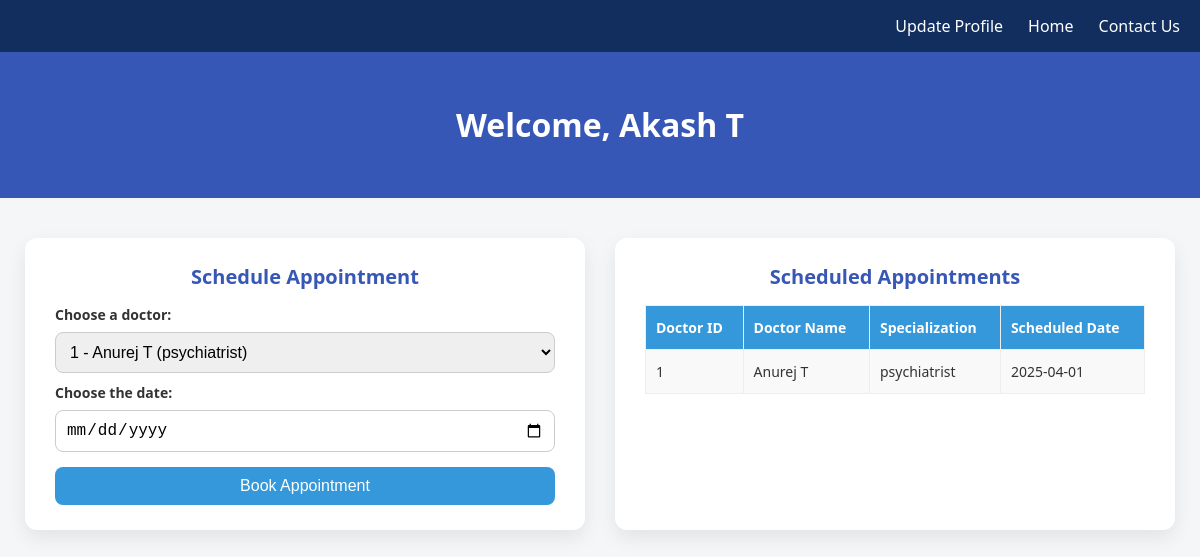
The page /patlogged (signed in) on the database its author committed.
### models.py (models this page shows)
class Patient(db.Model):
    id = db.Column(db.Integer, primary_key = True)
    full_name = db.Column(db.String())
    phone_no = db.Column(db.String(), unique = True, nullable = False)
    dob = db.Column(db.Date)
    address = db.Column(db.String())
    password = db.Column(db.String())
    is_approved = db.Column(db.Boolean(), default = False)
    appointments = db.relationship('Appointment', backref = 'patient')

class Appointment(db.Model):
    id = db.Column(db.Integer, primary_key = True)
    patient_id = db.Column(db.Integer, db.ForeignKey('patient.id'))
    doctor_id = db.Column(db.Integer, db.ForeignKey('doctor.id'))
    appointment_date = db.Column(db.Date)
    status = db.Column(db.String(), default = 'Pending')

class Doctor(db.Model):
    id = db.Column(db.Integer, primary_key = True)
    full_name = db.Column(db.String())
    phone_no = db.Column(db.String(), unique = True, nullable = False)
    dob = db.Column(db.Date)
    address = db.Column(db.String())
    password = db.Column(db.String())
    doct_id = db.Column(db.String(), unique = True)
    specialization = db.Column(db.String())
    is_approved = db.Column(db.Boolean, default = False)
    appointments = db.relationship('Appointment', backref='doctor')

### app.py (the view)
@app.route('/patlogged')
def patient_logged():
    if 'patient_id' not in session:
        return redirect('/logpat')
    patient_id = session['patient_id']
    patients = Patient.query.filter_by(id = patient_id).all()
    approved_doctors = Doctor.query.filter_by(is_approved = True).all()
    fixed_appointments = Appointment.query.filter_by(status = 'approved').all()
    return render_template(
        'patlogged.html',
        patients = patients,
        approved_doctors = approved_doctors,
        fixed_appointments = fixed_appointments
    )

### templates/patlogged.html (shortened to what this page needs)
<!DOCTYPE html>
<html lang="en">
<head>
</head>
<body>
    <nav>
        <div>
            <a href="/update_patient">Update Profile</a>
            <a href="/">Home</a>
            <a href="/contact_us">Contact Us</a>
        </div>
    </nav>
    <header>
        {% for patient in patients %}
        <h1>Welcome, {{ patient.full_name }}</h1>
        {% endfor %}
    </header>
    <div class="main-container">
        <div class="card">
            <h2>Schedule Appointment</h2>
            <form method="POST" action="/schedule_appointment">
                <label for="doctor_id">Choose a doctor:</label>
                <select name="doctor_id" id="doctor_id" required>
                    {% for doctor in approved_doctors %}
                        <option value="{{ doctor.id }}">{{ doctor.id }} - {{ doctor.full_name }} ({{ doctor.specialization }})</option>
                    {% endfor %}
                </select>
                <label for="appointment_date">Choose the date:</label>
                <input type="date" id="appointment_date" name="appointment_date" required>
                <button type="submit">Book Appointment</button>
            </form>
        </div>
        <div class="card">
            <h2>Scheduled Appointments</h2>
            {% if fixed_appointments %}
            <table>
                <thead>
                    <tr>
                        <th>Doctor ID</th>
                        <th>Doctor Name</th>
                        <th>Specialization</th>
                        <th>Scheduled Date</th>
                    </tr>
                </thead>
                <tbody>
                    {% for appointment in fixed_appointments %}
                        <tr>
                            <td>{{ appointment.doctor.id }}</td>
                            <td>{{ appointment.doctor.full_name }}</td>
                            <td>{{ appointment.doctor.specialization }}</td>
                            <td>{{ appointment.appointment_date }}</td>
                        </tr>
                    {% endfor %}
                </tbody>
            </table>
            {% else %}
                <p class="no-data">No appointments scheduled yet.</p>
            {% endif %}
        </div>
    </div>
</body>
</html>

### templates/patlogged.html (style rules this page uses)
body { margin: 0; padding: 0; font-family: 'Segoe UI', Tahoma, Geneva, Verdana, sans-serif; background-color: #f4f6f8; color: #333; }
nav { background-color: #122e5e; padding: 15px 20px; }
nav a { color: white; text-decoration: none; margin-left: 25px; font-weight: 500; transition: color 0.3s ease; }
nav div { max-width: 1200px; margin: auto; display: flex; justify-content: flex-end; align-items: center; }
header { background-color: #3657B5; color: white; padding: 30px 15px; text-align: center; }
.main-container { display: flex; justify-content: center; gap: 30px; padding: 40px 20px; flex-wrap: wrap; max-width: 1200px; margin: auto; }
.card { width: 100%; max-width: 500px; background-color: white; border-radius: 12px; box-shadow: 0 8px 20px rgba(0, 0, 0, 0.08); padding: 25px 30px; transition: transform 0.3s ease; }
h2 { margin-top: 0; margin-bottom: 15px; font-size: 20px; color: #3657B5; text-align: center; }
label { font-weight: 600; font-size: 14px; color: #333; display: block; margin-top: 10px; }
select, input[type="date"], button { width: 100%; padding: 10px; margin-top: 8px; border-radius: 8px; border: 1px solid #ccc; font-size: 16px; box-sizing: border-box; }
button { background-color: #3498db; color: white; border: none; cursor: pointer; font-size: 16px; margin-top: 15px; transition: background-color 0.3s ease; }
table { width: 100%; border-collapse: collapse; margin-top: 10px; }
th, td { border: 1px solid #eee; padding: 12px 10px; font-size: 14px; }
th { background-color: #3498db; color: white; text-align: left; }
td { background-color: #f9f9f9; }

### rows shown on the page
Patient: full_name "Akash T"
Appointment: doctor.id "1", doctor.full_name "Anurej T", doctor.specialization "psychiatrist", appointment_date "2025-04-01"

### other values the page prints
form field doctor_id "1 - Anurej T (psychiatrist)"
